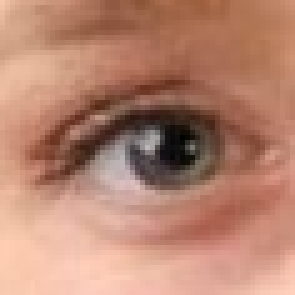
#> input picture eye_morphology/train/female/Image_1032.jpg, 59 x 59 px (shown 5 times larger); its folder holds only this picture in this run
$ python index.py
#> lines starting #> are read from the running program, lines starting #| are printed output that depends on the picture
import os
import cv2
import numpy as np
from sklearn.model_selection import train_test_split
from sklearn.svm import SVC
from sklearn.metrics import accuracy_score
import joblib

# Define path to train folder
train_path = "eye_morphology/train/"

# Define categories
categories = ["female", "male"]

# Define image size
img_size = 64

# Load images and labels from train folder
data = []
for category in categories:
    path = os.path.join(train_path, category)
    class_num = categories.index(category)
    for img in os.listdir(path):
        img_array = cv2.imread(os.path.join(path, img), cv2.IMREAD_GRAYSCALE)
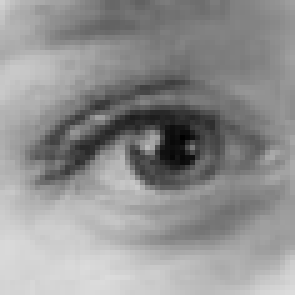
#> img_array: shape (59, 59) (shown 5 times larger); min 0, max 220, mean 145
        img_array = cv2.resize(img_array, (img_size, img_size))
#> img_array: shape (64, 64)
        data.append([img_array, class_num])
#> pass 2 of the loop `for category in categories:`:
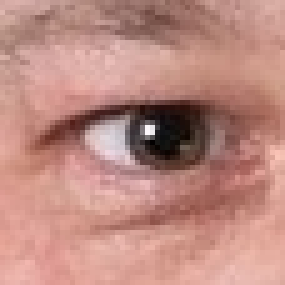
#> input picture eye_morphology/train/male/Image_1065.jpg, 57 x 57 px (shown 5 times larger)
#> `img_array = cv2.imread(os.path.join(path, img), cv2.IMREAD_GRAYSCALE)`:
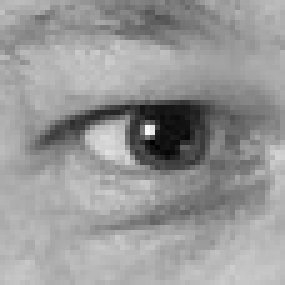
#> img_array: shape (57, 57) (shown 5 times larger); min 0, max 250, mean 152.1
#> `img_array = cv2.resize(img_array, (img_size, img_size))`:
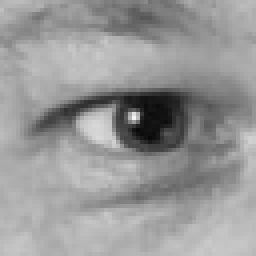
#> img_array: shape (64, 64) (shown 4 times larger); min 9, max 243, mean 151.9

# Shuffle the data
np.random.shuffle(data)

# Split the data into features and labels
X = []
y = []
for features, label in data:
    X.append(features)
    y.append(label)
#> this loop made 2 passes
#> label on passes 1 to 2: 1, 0
#> after the loop, X = 2 items; y = [1, 0]

# Convert the data into numpy arrays
X = np.array(X).reshape(-1, img_size*img_size)
y = np.array(y)

# Split the data into training and testing sets
X_train, X_test, y_train, y_test = train_test_split(X, y, test_size=0.2)
#> y_train = [0]; y_test = [1]

# Define the SVM model
svm_model = SVC()

# Train the SVM model
#> (the run stopped early here; a loop or call above may not have finished)
